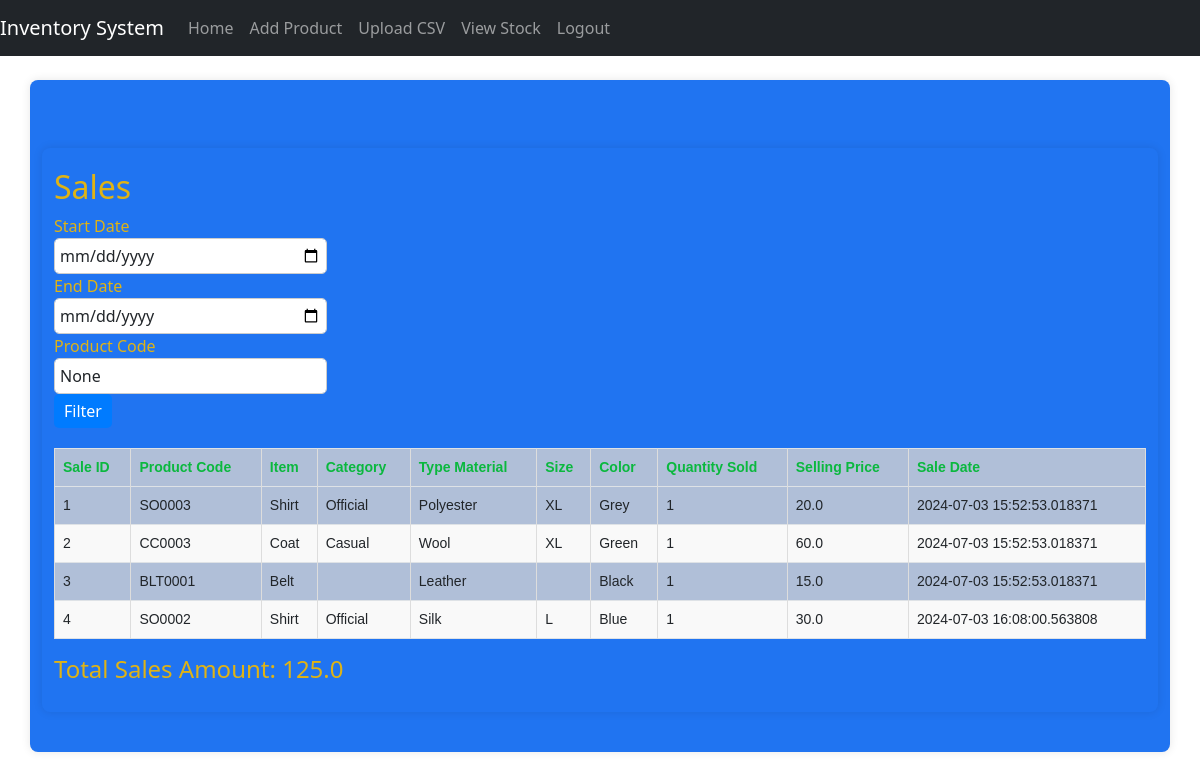
The app's page /sales (signed in) with its own data.
### STORE/models.py (models this page shows)
class Sale(db.Model):
    id = db.Column(db.Integer, primary_key=True)
    product_id = db.Column(db.Integer, nullable=False)  # Store the product ID for reference
    product_code = db.Column(db.String(20), nullable=False)
    item = db.Column(db.String(50), nullable=False)
    category = db.Column(db.String(50), nullable=False)
    type_material = db.Column(db.String(50), nullable=False)
    size = db.Column(db.String(10), nullable=False)
    color = db.Column(db.String(20), nullable=False)
    description = db.Column(db.String(255), nullable=True)
    buying_price = db.Column(db.Float, nullable=False)
    selling_price = db.Column(db.Float, nullable=False)
    quantity_sold = db.Column(db.Integer, nullable=False)
    sale_date = db.Column(db.DateTime, nullable=False, default=datetime.utcnow)

### STORE/routes.py (the view)
@bp.route('/sales', methods=['GET', 'POST'])
@login_required
def sales():
    query = db.session.query(Sale)
    start_date = request.args.get('start_date')
    end_date = request.args.get('end_date')
    product_codes = request.args.getlist('product')
    entered_product_code = request.args.get('product_code')
    filtering_criteria_present = any([start_date, end_date, product_codes, entered_product_code])
    if start_date:
        query = query.filter(Sale.sale_date >= start_date)
    if end_date:
        query = query.filter(Sale.sale_date <= end_date)
    if product_codes:
        query = query.filter(Sale.product_code.in_(product_codes))
    if entered_product_code:
        query = query.filter(Sale.product_code.like(f'%{entered_product_code}%'))
    sales_data = query.all()
    total_sales_amount = sum(sale.quantity_sold * sale.selling_price for sale in sales_data)
    return render_template(
        'sales.html',
        sales_data=sales_data,
        total_sales_amount=total_sales_amount,
        start_date=start_date,
        end_date=end_date,
        product_codes=product_codes,
        entered_product_code=entered_product_code,
        filtering_criteria_present=filtering_criteria_present
    )

### STORE/__init__.py (called while the page is built)
def create_app():
    app = Flask(__name__)
    app.config['SECRET_KEY'] = 'your_secret_key_here'
    app.config['SQLALCHEMY_DATABASE_URI'] = 'sqlite:///C:\\Users\\gabriel.githinji\\Desktop\\tests\\Clothes-Store-Inventory-with-Flask\\instance\\your_database.db'
    app.config['SQLALCHEMY_TRACK_MODIFICATIONS'] = False
    db.init_app(app)
    login_manager.init_app(app)
    login_manager.login_view = 'routes.login'
    migrate = Migrate(app, db)
    from STORE.models import User
    @login_manager.user_loader
    def load_user(user_id):
        return User.query.get(int(user_id))
    from STORE.routes import bp as routes_bp
    app.register_blueprint(routes_bp)
    return app

### STORE/templates/sales.html (shortened to what this page needs)
{% extends "base.html" %}
{% block content %}
<div class="container mt-5">
    <h2>Sales</h2>
    <form method="get" action="{{ url_for('routes.sales') }}">
        <div class="form-row">
            <div class="form-group col-md-3">
                <label for="start_date">Start Date</label>
                <input type="date" class="form-control" id="start_date" name="start_date" value="{{ start_date }}">
            </div>
            <div class="form-group col-md-3">
                <label for="end_date">End Date</label>
                <input type="date" class="form-control" id="end_date" name="end_date" value="{{ end_date }}">
            </div>
            <div class="form-group col-md-3">
                <label for="product_code">Product Code</label>
                <input type="text" class="form-control" id="product_code" name="product_code" value="{{ entered_product_code }}">
            </div>
            <div class="form-group col-md-3 align-self-end">
                <button type="submit" class="btn btn-primary">Filter</button>
            </div>
        </div>
    </form>
    <table class="table table-bordered mt-3">
        <thead>
            <tr>
                <th>Sale ID</th>
                <th>Product Code</th>
                <th>Item</th>
                <th>Category</th>
                <th>Type Material</th>
                <th>Size</th>
                <th>Color</th>
                <th>Quantity Sold</th>
                <th>Selling Price</th>
                <th>Sale Date</th>
            </tr>
        </thead>
        <tbody>
            {% for sale in sales_data %}
                <tr>
                    <td>{{ sale.id }}</td>
                    <td>{{ sale.product_code }}</td>
                    <td>{{ sale.item }}</td>
                    <td>{{ sale.category }}</td>
                    <td>{{ sale.type_material }}</td>
                    <td>{{ sale.size }}</td>
                    <td>{{ sale.color }}</td>
                    <td>{{ sale.quantity_sold }}</td>
                    <td>{{ sale.selling_price }}</td>
                    <td>{{ sale.sale_date }}</td>
                </tr>
            {% endfor %}
        </tbody>
    </table>
    <h4>Total Sales Amount: {{ total_sales_amount }}</h4>
</div>
{% endblock %}

### STORE/static/css/theme.css (style rules this page uses)
body { font-family: 'Arial', sans-serif; background-color: #FFC300; color: #1a3b70; margin: 0; padding: 0; height: 100vh; }
.container { background-color: #2074f1; color: #dfb315; padding: 20px; border-radius: 8px; box-shadow: 0 0 10px rgba(0, 0, 0, 0.1); margin: 20px auto; max-width: 1000px; }
.btn-primary { background-color: #0A1931; color: #FFC300; border: none; padding: 10px 20px; border-radius: 4px; }
table { width: 100%; border-collapse: collapse; margin: 1em 0; font-family: Arial, sans-serif; font-size: 14px; background-color: #b0bfd8; color: #FFC300; }
table thead th { background-color: #FFC300; color: #0ab83e; }
table th, table td { border: 1px solid #ddd; padding: 8px; text-align: left; }
table tr:nth-child(even) { background-color: #f9f9f9; }
table th { padding-top: 12px; padding-bottom: 12px; text-align: left; }

### STORE/static/css/custom_table.css (style rules this page uses)
form { margin-bottom: 20px; }
label { margin-right: 10px; }
input[type="text"], input[type="date"] { margin-right: 20px; padding: 5px; border-radius: 5px; border: 1px solid #ccc; }
button[type="submit"] { padding: 5px 10px; border-radius: 5px; background-color: #007bff; color: #fff; border: none; cursor: pointer; }
table { width: 100%; border-collapse: collapse; }
th, td { border: 1px solid #ccc; padding: 8px; text-align: left; }
th { background-color: #f2f2f2; }
tr:nth-child(even) { background-color: #f2f2f2; }

### records on screen
Sale: id "1", product_code "SO0003", item "Shirt", category "Official", type_material "Polyester", size "XL", color "Grey", quantity_sold "1", selling_price "20.0", sale_date "2024-07-03 15:52:53.018371"
Sale: id "2", product_code "CC0003", item "Coat", category "Casual", type_material "Wool", size "XL", color "Green", quantity_sold "1", selling_price "60.0", sale_date "2024-07-03 15:52:53.018371"
Sale: id "3", product_code "BLT0001", item "Belt", type_material "Leather", color "Black", quantity_sold "1", selling_price "15.0", sale_date "2024-07-03 15:52:53.018371"
Sale: id "4", product_code "SO0002", item "Shirt", category "Official", type_material "Silk", size "L", color "Blue", quantity_sold "1", selling_price "30.0", sale_date "2024-07-03 16:08:00.563808"

### other values on screen
{{ total_sales_amount }} "125.0"
